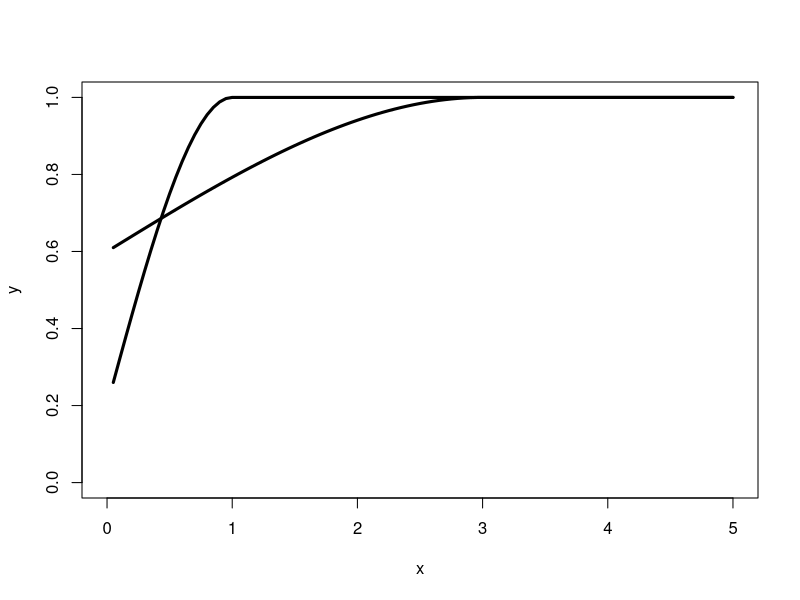

Source code (R):
x <- 1:100
x <- x/20
 
y <- 0.4*(1.5*x/3-0.5*(x/3)^3)+0.6
y[61:100] <- 1

y2 <- 0.8*(1.5*x-0.5*(x)^3)+0.2
y2[21:100] <- 1

plot(x,y,xlim=c(0,5),ylim=c(0,1),col='white')
lines(x,y,xlim=c(0,5),ylim=c(0,1),lwd=3)
lines(x,y2,xlim=c(0,5),ylim=c(0,1),lwd=3)


